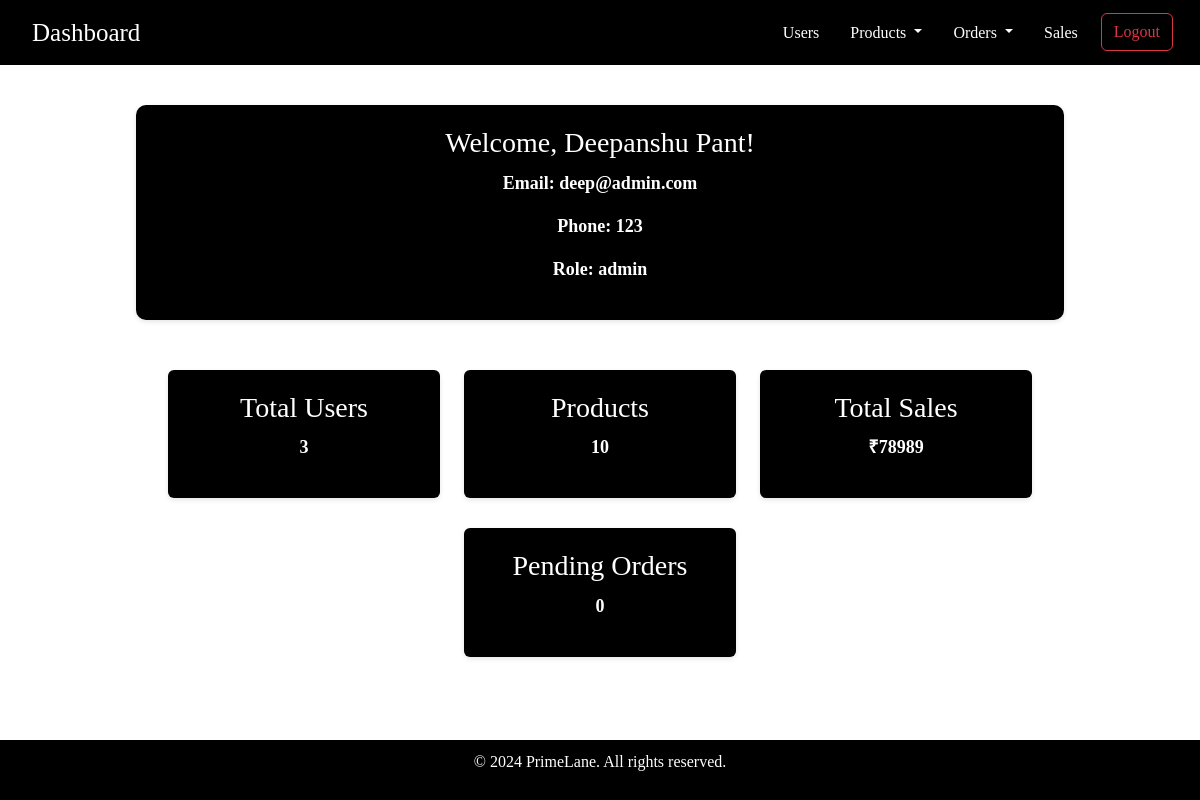
The app's page /admin/dashboard/ (signed in) with its own data.
### app/models.py (models this page shows, shortened)
class User(Base):
    __tablename__ = 'users'
    user_id = Column(Integer, primary_key=True, autoincrement=True)
    user_name = Column(String(100), nullable=False)
    user_email = Column(String(100), nullable=False, unique=True)
    user_password = Column(String(100), nullable=False)
    user_phone_number = Column(String(100), nullable=False)
    user_address = Column(String(200), default="")
    user_role = Column(String(50), default='user', nullable=False)
    created_at = Column(DateTime, default=get_ist_time)
    updated_at = Column(DateTime, default=get_ist_time, onupdate=get_ist_time)
    user_status = Column(String(50), default='active', nullable=False)
    orders = relationship('Order', back_populates='user')
    shopping_carts = relationship('ShoppingCart', back_populates='user')
    @property
    def password(self):
        raise ArithmeticError("Password is not a readable attribute")

### app/routes.py (the view)
@admin.route('/dashboard/')
@admin_required
@login_required
def dashboard():
    session_db = get_session()
    total_users = session_db.query(User).count()
    total_sales_query = session_db.query(
        (Product.product_price * OrderProduct.order_product_quantity)
    ).join(OrderProduct).join(Order).filter(Order.order_status == 'confirmed').all()
    total_sales = sum(price[0] for price in total_sales_query)
    total_products = session_db.query(Product).count()
    pending_orders = session_db.query(Order).filter(Order.order_status == 'pending').count()
    current_user = session_db.query(User).filter(User.user_id == session.get('user_id')).first()
    users = session_db.query(User).all()
    notifications = [
        "New product added.",
        "New user registered.",
        "Order #123 pending."
    ]
    session_db.close()
    return render_template('admin/admin_dashboard.html', total_users=total_users, total_sales=total_sales, pending_orders=pending_orders, users=users,
                           notifications=notifications, current_user=current_user, total_products= total_products, sidebar_hidden=True)

### app/__init__.py (called while the page is built)
def create_app():
    app = Flask(__name__)
    app.config.from_object('config.Config')
    init_db()
    @app.before_request
    def before_request():
        g.rupee_symbol = '₹'
    mail.init_app(app)
    Migrate(app, engine)
    app.register_blueprint(main)
    app.register_blueprint(admin, url_prefix='/admin')
    app.register_blueprint(auth)
    Base.metadata.create_all(engine)
    app.config['SECRET_KEY'] = 'secret_key'
    return app

### app/routes.py (called while the page is built)
def login_required(f):
    @wraps(f)
    def decorated_function(*args, **kwargs):
        if 'user_id' not in session:
            return redirect(url_for('auth.login'))
        return f(*args, **kwargs)
    return decorated_function

def admin_required(f):
    @wraps(f)
    def decorated_function(*args, **kwargs):
        if 'user_id' not in session or session.get('role') != 'admin':
            return redirect(url_for('auth.login'))
        return f(*args, **kwargs)
    return decorated_function

### db/engine.py (called while the page is built)
def get_session():
    return Session()

### app/templates/admin/admin_dashboard.html (shortened to what this page needs)
{% extends 'admin/admin_base.html' %}
{% block content %}
<div class="centered-container">
    <div class="user-info">
        <div class="card">
            <h3>Welcome, {{ current_user.user_name }}!</h3>
            <p>Email: {{ current_user.user_email }}</p>
            <p>Phone: {{ current_user.user_phone_number }}</p>
            <p>Role: {{ current_user.user_role }}</p>
        </div>
    </div>
    <div class="row justify-content-center rowDashboard">
        <div class="col-12 col-sm-6 col-md-4 col-lg-3 d-flex justify-content-center">
            <a href="{{ url_for('admin.users_page') }}" class="cardA">
                <div class="card custom-card">
                    <h3>Total Users</h3>
                    <p>{{ total_users }}</p>
                </div>
            </a>
        </div>
        <div class="col-12 col-sm-6 col-md-4 col-lg-3 d-flex justify-content-center">
            <a href="{{ url_for('admin.products') }}" class="cardA">
                <div class="card custom-card">
                    <h3>Products</h3>
                    <p>{{ total_products }}</p>
                </div>
            </a>
        </div>
        <div class="col-12 col-sm-6 col-md-4 col-lg-3 d-flex justify-content-center">
            <a href="{{ url_for('admin.sales_page') }}" class="cardA">
                <div class="card custom-card">
                    <h3>Total Sales</h3>
                    <p>₹{{ total_sales }}</p>
                </div>
            </a>
        </div>
    </div>
    <div class="row justify-content-center rowDashboard">
        <div class="col-12 col-sm-6 col-md-4 col-lg-3 d-flex justify-content-center">
            <a href="{{ url_for('admin.pending_orders_page') }}" class="cardA">
                <div class="card custom-card">
                    <h3>Pending Orders</h3>
                    <p>{{ pending_orders }}</p>
                </div>
            </a>
        </div>
    </div>
</div>
{% endblock %}

### app/static/css/admin.css (style rules this page uses)
*, *::before, *::after { box-sizing: border-box; font-family: agrandir; font-size: 16px; text-decoration: none !important; }
a { text-decoration: none !important; font-size: 16px; }
body { display: flex; flex-direction: column; min-height: 100vh; margin: 0; overflow-x: hidden; }
body { margin-top: 60px; }
.card { background-color: #000000 !important; padding: 20px; border-radius: 10px; box-shadow: 0 2px 5px rgba(0, 0, 0, 0.1); margin-bottom: 20px; display: flex; flex-direction: column; justify-content: center; align-items: center; text-align: center; color: white !important; width: 80% !important; }
.custom-card { width: 100% !important; }
.cardA { width: 100% !important; }
.card h3 { margin-bottom: 10px; }
.card p { font-size: 18px; font-weight: bold; }
.rowDashboard { margin-bottom: 10px; }
.user-info { display: flex; justify-content: space-around; gap: 20px; margin-bottom: 30px; margin-top: 20px; }
.user-info .card { width: 100%; background-color: black; color: white; border-radius: 10px; }

### records on screen
User: user_name "Deepanshu Pant", user_email "deep@admin.com", user_phone_number "123", user_role "admin"

### other values on screen
{{ total_users }} "3"
{{ total_products }} "10"
{{ total_sales }} "78989"
{{ pending_orders }} "0"
